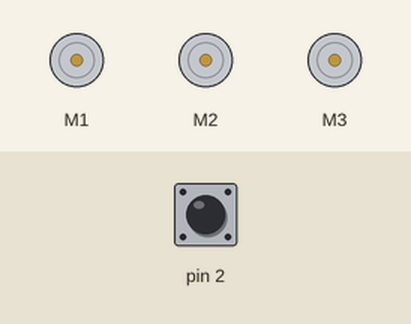
A sketch run on a simulated Arduino Uno, built with avr-gcc and run on an emulated ATmega328P. Parts: 3 × DC motor (green arrow = forward, orange = backward, longer = faster). Inputs (shaded band) come from the test bench; at power-on: pin 2 LOW. What the sketch prints to the serial monitor is not drawn.

Above: at 0.1 s.
At 4.4 s:
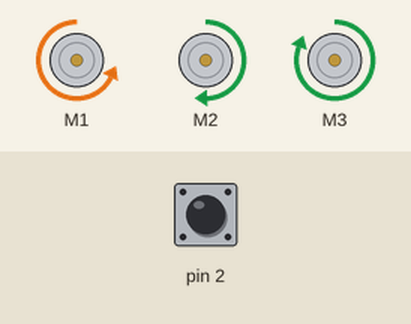
4.5 s: pin 2 pulsed HIGH 2 times (0.12 s each, 0.3 s apart)
At 6.2 s:
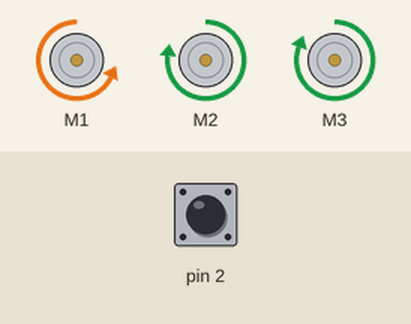
Timing chart, 0 to 10.1 s (numbered marks = the images above; inputs shaded):
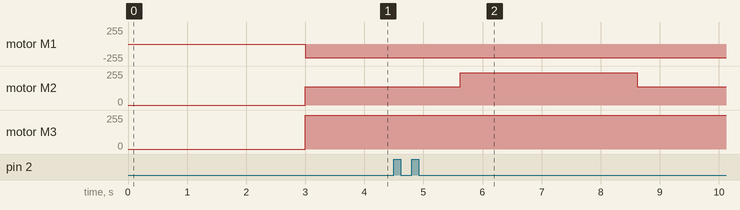

The sketch:

BattleBotsCode.ino
```cpp
#include <Adafruit_MotorShield.h>

// Create the motor shield object with the default I2C address
Adafruit_MotorShield AFMS = Adafruit_MotorShield();
// Or, create it with a different I2C address (say for stacking)
// Adafruit_MotorShield AFMS = Adafruit_MotorShield(0x61);

// Select which 'port' M1, M2, M3 or M4. In this case, M1
Adafruit_DCMotor *myMotor = AFMS.getMotor(1);
Adafruit_DCMotor *myOtherMotor = AFMS.getMotor(2);
Adafruit_DCMotor *mySpinMotor = AFMS.getMotor(3);

//const int initSpeed = 100;
const int speedMax = 2000;
const int speedMin = -1200;

int zeroX = 1500;
int zeroY = 1463;
int yDiff = 400;
int xDiff = 400;

float maxPowerDist = sqrt(pow(xDiff,2) + pow(yDiff,2));

void setup() {
    Serial.begin(9600);           // set up Serial library at 9600 bps
  Serial.println("Adafruit Motorshield v2 - DC Motor test!");

  if (!AFMS.begin()) {         // create with the default frequency 1.6KHz
  // if (!AFMS.begin(1000)) {  // OR with a different frequency, say 1KHz
    Serial.println("Could not find Motor Shield. Check wiring.");
    while (1);
  }
  Serial.println("Motor Shield found.");

}

void loop() {
  int ydir = pulseIn(1, HIGH);
  int xdir = pulseIn(2, HIGH);
  int power = pulseIn(0, HIGH);

  if (ydir > zeroY-50 && ydir < zeroY+50 && xdir > zeroX-50 && xdir < zeroY+50){
     myMotor->setSpeed(0);
     myOtherMotor->setSpeed(0);
     int zeroX = xdir;
     int zeroY = ydir;


  }

  else if (ydir < zeroY-30){
    backward(xdir, ydir);
  }

  else if (ydir > zeroY+30){
    forward(xdir, ydir);
  }

  /*
  else if (xdir > zeroX-30 && xdir < zeroX+30 && ydir >= zeroY+30){
    forward(ydir);
  }
  else if (xdir > zeroX-30 && xdir < zeroX+30 && ydir <= zeroY-30){
    backward(ydir);
  }

  else if (xdir > zeroX+30){
    right (xdir, ydir);
  }

  else if (xdir < zeroX-30){
    left (xdir, ydir);
  }
  */


  if (power < 1050){
    spinner (power);
  }
  else{
    mySpinMotor->setSpeed(0);
  }

}

void forward(int x, int y){
  int xDist = abs(x - zeroX);
  int yDist = abs(y-zeroY);
  int total = xDist + yDist;
  float power = 255 * sqrt(pow(xDist, 2) + pow(yDist, 2)) / (yDiff*xDiff);
  float myMotorSpeed = 255*float(yDist)/yDiff;
  float myOtherMotorSpeed = 255*float(yDist)/yDiff;
  if (x - zeroX > xDiff){
    myMotorSpeed *= 0.4;
  }
  else if (x - zeroX < -1*xDiff){
    myOtherMotorSpeed *= 0.4;
  }
  myMotor->run(FORWARD);
  myOtherMotor->run(BACKWARD);
  myMotor->setSpeed(int(myMotorSpeed));
  myOtherMotor->setSpeed(int(myOtherMotorSpeed));


}


void left(int x, int y){

  myOtherMotor->run(BACKWARD);
  myOtherMotor->setSpeed(int(255*(x-zeroX)/xDiff));


  /*

  Serial.println("right");

  int xDist = x - zeroX;
  int yDist = abs(y-zeroY);
  float power = 255 * sqrt(pow(xDist, 2) + pow(yDist, 2)) / (yDiff*xDiff);
  float dist = power/255;

  if (y >= zeroY){
    //myMotor->run(FORWARD);
    myOtherMotor->run(BACKWARD);

  }

  else if (y < zeroY) {
    //myMotor->run(BACKWARD);
    myOtherMotor->run(FORWARD);

  }

  /*


  myMotor->setSpeed(int(power * (float(y)/zeroY)));
  myOtherMotor->setSpeed(int(power * float(x)/zeroX));

  /*
  Serial.println("left");

  int xDist = 1500-x;
  int yDist = abs(1463 - y);
  int dist = sqrt(pow(xDist, 2)+pow(yDist, 2));
  float power = sqrt(pow(x,2) + pow(y,2)) / maxPowerDist;
   if (y >= 1463){
    myMotor->run(FORWARD);
    myOtherMotor->run(BACKWARD);
    myMotor->setSpeed(power * abs(asin(yDist/dist)));
   myOtherMotor->setSpeed(power * abs(acos(xDist/dist)));
   }
   else{
    myMotor->run(BACKWARD);
    myOtherMotor->run(FORWARD);
    myMotor->setSpeed((int)(power * abs(asin(yDist/dist))));
   myOtherMotor->setSpeed((int)(power * abs(acos(xDist/dist))));
   }

   */


}


void right(int x, int y){
  /*
  Serial.println("right");

  int xDist = x - zeroX;
  int yDist = abs(y - zeroY);
  float power = 255 * sqrt(pow(xDist, 2) + pow(yDist, 2)) / (yDiff*xDiff);
  float dist = power/255;


  if (y >= zeroY){
    myMotor->run(FORWARD);
    myOtherMotor->run(BACKWARD);

  }

  else if (y < zeroY) {
    myMotor->run(BACKWARD);
    myOtherMotor->run(FORWARD);
  }


  myMotor->setSpeed(int(yDist/dist));
  myOtherMotor->setSpeed(int(xDist/dist));

    */

  myOtherMotor->run(FORWARD);
  myOtherMotor->setSpeed(int(255*(x-zeroX)/xDiff));


}

void backward(int x, int y){

  /*
  myMotor->run(BACKWARD);
  myOtherMotor->run(FORWARD);
  myMotor->setSpeed(255*(zeroY-y)/yDiff);
  myOtherMotor->setSpeed(255*(zeroY-y)/yDiff);

  */

  int xDist = abs(x - zeroX);
  int yDist = abs(y-zeroY);
  int total = xDist + yDist;
  float power = 255 * sqrt(pow(xDist, 2) + pow(yDist, 2)) / (yDiff*xDiff);
  float myMotorSpeed = 255*(y-zeroY)/yDiff;
  float myOtherMotorSpeed = 255*(y-zeroY)/yDiff;
  if (x - zeroX > xDiff){
    myMotorSpeed *= 1 - (float(xDist)/xDiff);
  }
  else if (x - zeroX < -1*xDiff){
    myOtherMotorSpeed *= 1 - (float(xDist)/xDiff);
  }
  myMotor->run(BACKWARD);
  myOtherMotor->run(FORWARD);
  myMotor->setSpeed(-1* int(myMotorSpeed));
  myOtherMotor->setSpeed(-1 *int(myOtherMotorSpeed));
}

void spinner (int spinSpeed){

  mySpinMotor->run(FORWARD);
  mySpinMotor->setSpeed(255);


}
```

Measured:
- after the input at 4.5 s, motor M2: forward 137/255 → forward 241/255 after 1.1 s, → forward 137/255 3.0 s later
